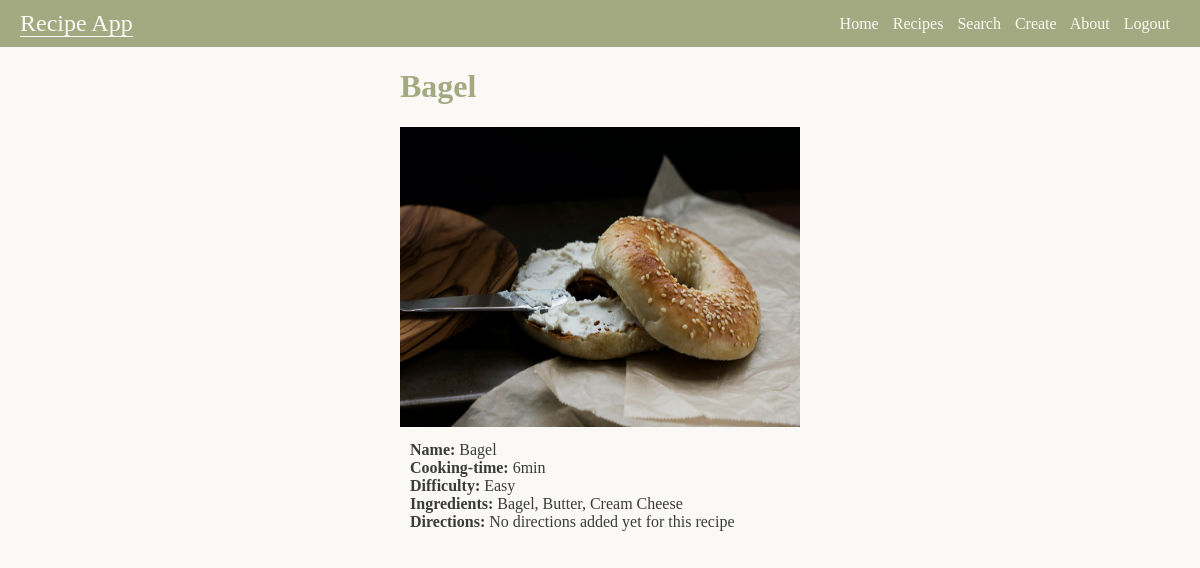
The page /list/2 (signed in) on the database as committed earlier.
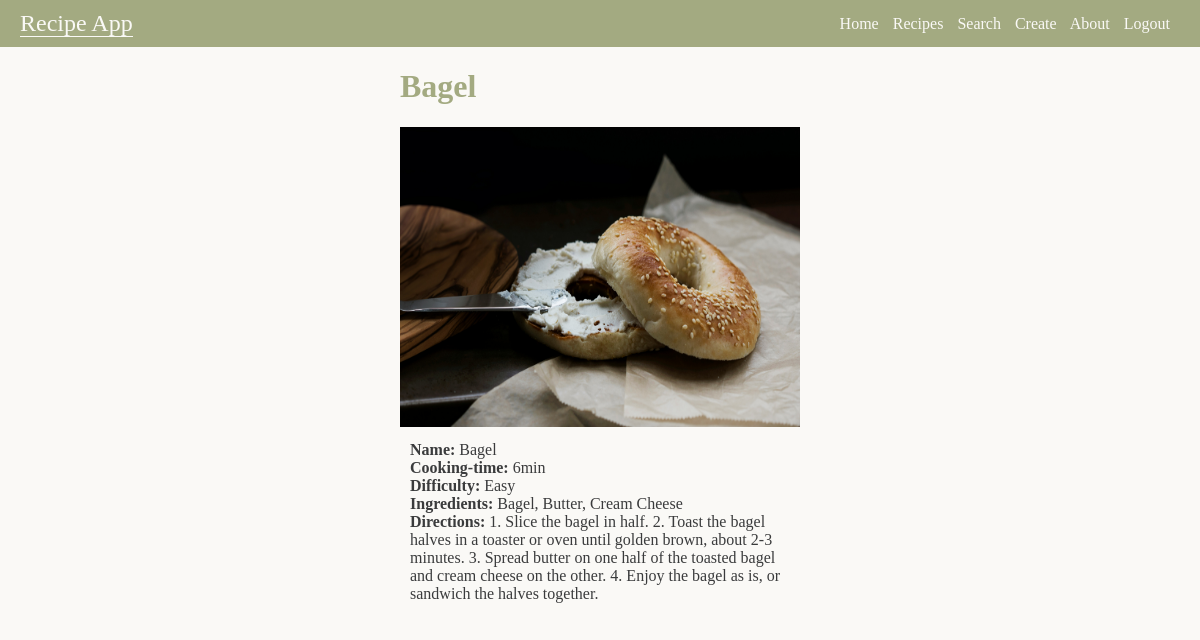
The same page on the database as committed later.
### recipes/models.py (models this page shows, shortened)
class Recipe(models.Model):
  name= models.CharField(max_length=50)
  cooking_time= models.IntegerField()
  ingredients= models.TextField(max_length=250, default='Please separate with commas')
  difficulty= models.CharField(max_length=12, default= None)
  directions = models.TextField(max_length=500, default= 'No directions added yet for this recipe')
  pic = models.ImageField(upload_to='recipes/images', default='no_picture.jpg')

### recipes/views.py (the view)
# urls.py: path('list/<pk>', RecipeDetailView.as_view(), name='detail'),
class RecipeDetailView(LoginRequiredMixin, DetailView):
  model = Recipe
  template_name = 'recipes/details.html'

### recipes/templates/recipes/details.html (shortened to what this page needs)
<!DOCTYPE html>
<html>
  <head>
    <link rel="stylesheet" href="../../static/recipes/index.css" />
  </head>
  <body>
    <nav class="navbar">
      <div class="navbar__brand">
        <a href="{% url 'recipes:home'%}"><span>Recipe App</span></a>
      </div>
      <div class="navbar__links">
        <a href="{% url 'recipes:home'%}"><span>Home</span></a>
        <a href="{% url 'recipes:list'%}"><span>Recipes</span></a>
        <a href="{% url 'recipes:search'%}"><span>Search</span></a>
        <a href="{% url 'recipes:create'%}"><span>Create</span></a>
        <a href="{% url 'recipes:about'%}"><span>About</span></a>
        <a href="{% url 'logout'%}"><span>Logout</span></a>
      </div>
    </nav>
    <div class="details__layout">
      <div class="details--container">
        <h1>{{object.name}}</h1>
        <img src="{{object.pic.url}}" width="400" height="300" />
        <br />
        <div class="details--data">
          <b>Name: </b> {{object.name}} <br />
          <b>Cooking-time: </b> {{object.cooking_time}}min <br />
          <b>Difficulty: </b> {{object.difficulty}} <br />
          <b>Ingredients: </b> {{object.ingredients}} <br />
          <b>Directions: </b> {{object.directions}} <br />
        </div>
      </div>
    </div>
  </body>
</html>

### recipes/static/recipes/index.css (style rules this page uses)
:root { --bg-color: #faf9f6; --text-color: #3a3b3c; --light-green: #c5c191; --mid-green: #a3aa81; --dark-green: #595f40; }
* { background-color: var(--bg-color); color: var(--text-color); box-sizing: border-box; }
html, body { margin: 0; padding: 0; }
h1, h2 { color: var(--mid-green); }
a { text-decoration: none; }
.navbar { display: flex; justify-content: space-between; align-items: center; background-color: var(--mid-green); padding: 10px 20px; position: relative; top: 0; left: 50%; right: 50%; margin-left: -50vw; margin-right: -50vw; width: 100vw; }
.navbar__brand { font-size: 24px; display: inline-block; }
.navbar__brand a span { color: var(--bg-color); background-color: var(--mid-green); }
.navbar__links { display: inline-block; background-color: var(--mid-green); }
.navbar__links a { margin-right: 10px; }
.navbar__links a span { color: var(--bg-color); background-color: var(--mid-green); }
.details__layout { display: flex; justify-content: center; }
.details--container div { width: 400px; }
.details--data { width: 400px; word-wrap: break-word; overflow-wrap: break-word; padding: 10px; margin: 0 auto; }

Rows that differ between the two databases and show on the page:
changed Recipe "Bagel": directions "No directions added yet for this recipe" → "1. Slice the bagel in half. 2. Toast the bagel halves in a toaster or oven until golden brown, about 2-3 minutes. 3. Spread butter on one half of the toasted bagel and cream cheese on the other. 4. Enjoy the bagel as is, or sandwich the halves together."
